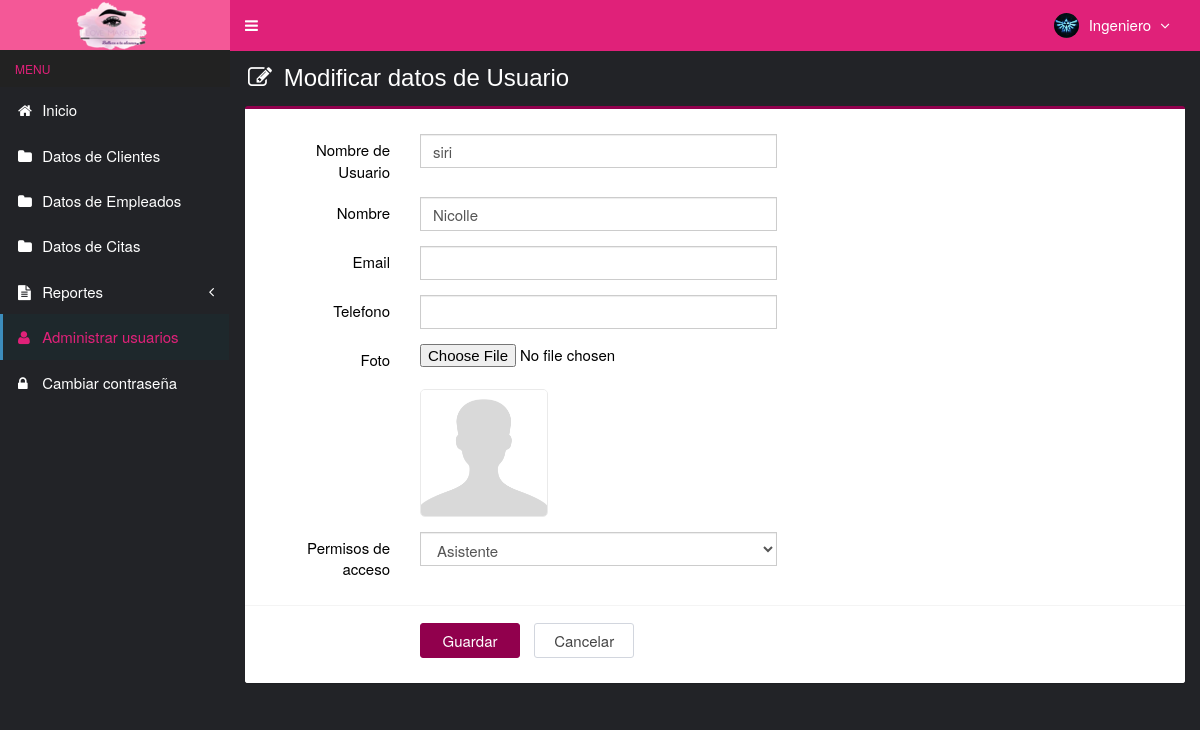
Page /main.php?module=form_user&form=edit&id=5 (signed in) on the committed database.
### tables this page shows
CREATE TABLE `usuarios` (
  `id_user` int(3) NOT NULL,
  `username` varchar(50) NOT NULL,
  `name_user` varchar(50) NOT NULL,
  `password` varchar(50) NOT NULL,
  `email` varchar(50) DEFAULT NULL,
  `telefono` varchar(13) DEFAULT NULL,
  `foto` varchar(100) DEFAULT NULL,
  `permisos_acceso` enum('Super Usuario','Asistente') NOT NULL,
  `status` enum('activo','bloqueado') NOT NULL DEFAULT 'activo',
  `created_at` timestamp NOT NULL DEFAULT CURRENT_TIMESTAMP,
  `updated_at` timestamp NOT NULL DEFAULT CURRENT_TIMESTAMP ON UPDATE CURRENT_TIMESTAMP
);

### modulos/user/form.php (the view, shortened to what this page needs)
<?php
if ($_GET['form']=='add') { ?>
  <section class="content-header">
    <h1 style="color:white;">
      <i class="fa fa-edit icon-title" style="color:white;"></i> Agregar Usuario
    </h1>
  </section>
  <section class="content">
    <div class="row">
      <div class="col-md-12">
        <div class="box box-primary">
          <form role="form" class="form-horizontal" method="POST" action="modulos/user/proses.php?act=insert" enctype="multipart/form-data">
            <div class="box-body">
              <div class="form-group">
                <label class="col-sm-2 control-label">Nombre de usuario</label>
                <div class="col-sm-5">
                  <input type="text" class="form-control" name="username" autocomplete="off" required>
                </div>
              </div>
              <div class="form-group">
                <label class="col-sm-2 control-label">Contraseña</label>
                <div class="col-sm-5">
                  <input type="password" class="form-control" name="password" autocomplete="off" required>
                </div>
              </div>
              <div class="form-group">
                <label class="col-sm-2 control-label">Nombre</label>
                <div class="col-sm-5">
                  <input type="text" class="form-control" name="name_user" autocomplete="off" required>
                </div>
              </div>
              <div class="form-group">
                <label class="col-sm-2 control-label">Permisos de acceso</label>
                <div class="col-sm-5">
                  <select class="form-control" name="permisos_acceso" required>
                    <option value=""></option>
                    <option value="Super Usuario">Super Usuario</option>
                    <option value="Asistente">Asistente</option>
                  </select>
                </div>
              </div>
            </div>
            <div class="box-footer">
              <div class="form-group">
                <div class="col-sm-offset-2 col-sm-10">
                  <input type="submit" class="btn btn-purple btn-submit" name="Guardar" value="Guardar">
                  <a href="?module=user" class="btn btn-default btn-reset">Cancelar</a>
                </div>
              </div>
            </div>
          </form>
        </div>
      </div>
    </div>
  </section>
<?php
}
elseif ($_GET['form']=='edit') {
  	if (isset($_GET['id'])) {
      $query = mysqli_query($mysqli, "SELECT * FROM usuarios WHERE id_user='$_GET[id]'")
                                      or die('error: '.mysqli_error($mysqli));
      $data  = mysqli_fetch_assoc($query);
  	}
?>
  <section class="content-header">
    <h1 style="color:white;">
      <i class="fa fa-edit icon-title" style="color:white;"></i> Modificar datos de Usuario
    </h1>
  </section>
  <section class="content">
    <div class="row">
      <div class="col-md-12">
        <div class="box box-primary">
          <form role="form" class="form-horizontal" method="POST" action="modulos/user/proses.php?act=update" enctype="multipart/form-data">
            <div class="box-body">
              <div class="form-group">
                <label class="col-sm-2 control-label">Nombre de Usuario</label>
                <div class="col-sm-5">
                  <input type="text" class="form-control" name="username" autocomplete="off" value="<?php echo $data['username']; ?>" required>
                </div>
              </div>
              <div class="form-group">
                <label class="col-sm-2 control-label">Nombre</label>
                <div class="col-sm-5">
                  <input type="text" class="form-control" name="name_user" autocomplete="off" value="<?php echo $data['name_user']; ?>" required>
                </div>
              </div>
              <div class="form-group">
                <label class="col-sm-2 control-label">Email</label>
                <div class="col-sm-5">
                  <input type="email" class="form-control" name="email" autocomplete="off" value="<?php echo $data['email']; ?>">
                </div>
              </div>
              <div class="form-group">
                <label class="col-sm-2 control-label">Telefono</label>
                <div class="col-sm-5">
                  <input type="text" class="form-control" name="telefono" autocomplete="off" maxlength="13" onKeyPress="return goodchars(event,'0123456789',this)" value="<?php echo $data['telefono']; ?>">
                </div>
              </div>
            <div class="form-group">
                <label class="col-sm-2 control-label">Foto</label>
                <div class="col-sm-5">
                  <input type="file" name="foto">
                  <br/>
                <?php
                if ($data['foto']=="") { ?>
                  <img style="border:1px solid #eaeaea;border-radius:5px;" src="images/user/user-default.png" width="128">
                <?php
                }
                else { ?>
                  <img style="border:1px solid #eaeaea;border-radius:5px;" src="images/user/<?php echo $data['foto']; ?>" width="128">
                <?php
                }
                ?>
                </div>
              </div>
              <div class="form-group">
                <label class="col-sm-2 control-label">Permisos de acceso</label>
                <div class="col-sm-5">
                  <select class="form-control" name="permisos_acceso" required>
                    <option value="<?php echo $data['permisos_acceso']; ?>"><?php echo $data['permisos_acceso']; ?></option>
                  </select>
                </div>
              </div>
            </div>
            <div class="box-footer">
              <div class="form-group">
                <div class="col-sm-offset-2 col-sm-10">
                  <input type="submit" class="btn btn-purple btn-submit" name="Guardar" value="Guardar">
                  <a href="?module=user" class="btn btn-default btn-reset">Cancelar</a>
                </div>
              </div>
            </div>
          </form>
        </div>
      </div>
    </div>
  </section>
<?php
}
?>

### top-menu.php (shortened to what this page needs)
<?php
require_once "config/database.php";
$query = mysqli_query($mysqli, "SELECT id_user, name_user, foto, permisos_acceso FROM usuarios WHERE id_user='$_SESSION[id_user]'")
                                or die('error: '.mysqli_error($mysqli));
$data = mysqli_fetch_assoc($query);
?>
<li class="dropdown user user-menu">
  <a href="#" class="dropdown-toggle" data-toggle="dropdown">
  <?php
  if ($data['foto']=="") { ?>
    <img src="images/user/user-default.png" class="user-image" alt="User Image"/>
  <?php
  }
  else { ?>
    <img src="images/user/<?php echo $data['foto']; ?>" class="user-image" alt="User Image"/>
  <?php
  }
  ?>
    <span class="hidden-xs"><?php echo $data['name_user']; ?> <i style="margin-left:5px" class="fa fa-angle-down"></i></span>
  </a>
</li>

### assets/css/style.css (style rules this page uses)
.form-horizontal .control-label { margin-bottom: 0; padding-top: 5px; text-align: right; }
label { display: inline-block; font-size: 15px; font-weight: 400; margin-bottom: 5px; max-width: 100%; }
.form-control { background-color: #fff; background-image: none; border: 1px solid #ccc; border-radius: 4px; box-shadow: 0 1px 1px rgba(0, 0, 0, 0.075) inset; color: #555; display: block; font-size: 15px; height: 34px; line-height: 1.42857; padding: 6px 12px; transition: border-color 0.15s ease-in-out 0s, box-shadow 0.15s ease-in-out 0s; width: 100%; }
.btn-default { background-color: #fff; border-color: #d2d6de; color: #444; }
.btn-purple, .btn-purple:hover, .btn-purple:active { background-color: #91004d; border-color: #91004d; margin-right: 5px; text-color: white; }
.content-header { padding: 15px 18px 0; position: relative; }
.btn-submit { width: 100px; margin-top: 7px; margin-right: 10px; font-size: 15px; color:#fff; }
.btn-reset { width: 100px; margin-top: 7px; font-size: 15px; }
.icon-title { margin-right: 5px; }
body { background-color: #fff; color: black; font-size: 15px; line-height: 1.42857; }

### rows in the picture
usuarios: foto (picture), name_user "Ingeniero"
usuarios: username "siri", name_user "Nicolle", permisos_acceso "Asistente"
